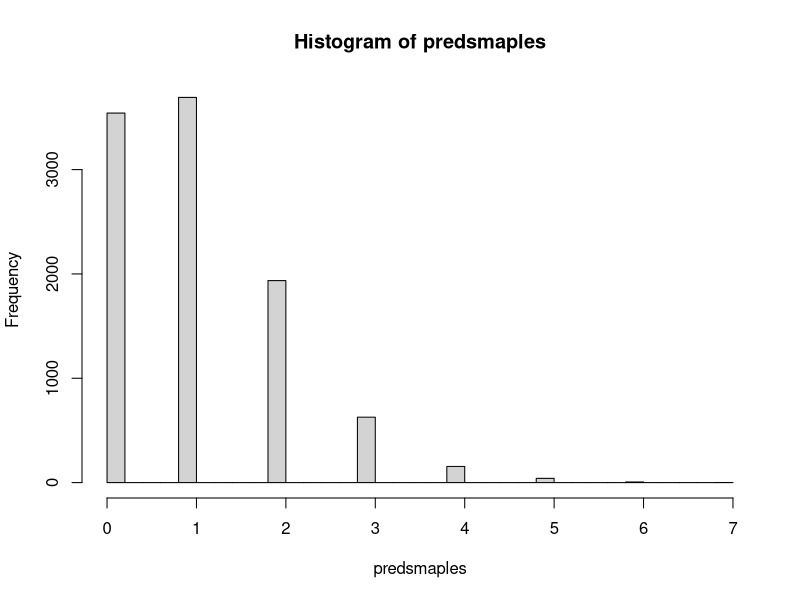

The R script that drew this image:
## ---- chunk 1
knitr::opts_chunk$set(echo = TRUE)
## ---- chunk 2
bid <- read.table("../data/eBayNumberOfBidderData.dat",header = TRUE)
## ---- chunk 3
poiglm <- glm(nBids ~ . - 1, data = bid, family = poisson(link = "log"))
summary(poiglm)
## ---- chunk 4
library(mvtnorm)

logprior <- function(beta, mu, sigma){
    dmvnorm(beta, mean = mu, sigma = sigma, log = TRUE)
}

loglikelihood <- function(beta, X, Y){
    linear_prediction <- t(X) %*% beta
    probabilities <- Y * linear_prediction - exp(linear_prediction)
    loglike <- sum(probabilities)

    ## if (abs(loglike) == Inf)
    ##     loglike = -20000

    loglike
}

## loglikelihood <- function(beta, X, Y) {
##   linear_prediction <- t(X) %*% beta
##   probs <- dpois(Y , lambda = exp(linear_prediction), log = TRUE)
##   sum(probs)
## }

logposterior <- function(beta, X, Y, prior_mu, prior_sigma){
    loglikelihood(beta, X, Y) + logprior(beta, prior_mu, prior_sigma)
}

X <- as.matrix(bid[,-1])
Y <- as.matrix(bid[,1])

mu <- rep(0, ncol(X))
sigma <- 100 * solve(t(X) %*% X)

optpost <- optim(par = matrix(rep(0, ncol(X)), ncol = 1),
                 fn = logposterior, method = "BFGS", hessian = TRUE,
                 X = t(X), Y = Y,
                 prior_mu= mu, prior_sigma = sigma,
                 control=list(fnscale=-1))
optpost$par

hessian <- optpost$hessian
## ---- chunk 5
optpost$par
t(coef(poiglm))
## ---- chunk 6
targetdensity <- function(theta, prior_mu, prior_sigma, X, Y, ...) {
    likelihood <- dpois(Y, lambda = exp(t(X) %*% t(theta)), log = TRUE)
    prior <- dmvnorm(theta, mean = prior_mu, sigma = prior_sigma, log = TRUE)
    sum(likelihood) + prior
}

proposaldensity <- function(x, mu, prop_sigma, ...){
    dmvnorm(x, mean = mu, sigma = prop_sigma, log = TRUE)
}

proposalsampler <- function(mu, prop_sigma, ...){
    matrix(rmvnorm(1, mean = mu, sigma = prop_sigma), nrow = 1)
}

metropolis_hastings <- function(prop_sampler, log_prop_func, log_targ_post_func, X0, iters, ...){
    x <- X0
    values <- matrix(0, ncol = length(X0), nrow = iters + 1)
    values[1,] <- X0

    alpha <- function(x, y, ...) {
        numerator <- log_targ_post_func(y, ...) + log_prop_func(x, y, ...)
        denominator <- log_targ_post_func(x, ...) + log_prop_func(y, x, ...)
        exp(numerator - denominator)
    }

    for (i in 1:iters) {
        y <- prop_sampler(x, ...)
        u <- runif(1)

        if (u < alpha(x, y, ...)) {
            x <- y
        }

        values[i+1,] <- x
    }

    values
}

iters <- 5000
X0 <- rep(0, times = ncol(X))

params <- list(
    prop_sampler = proposalsampler,
    log_prop_func = proposaldensity,
    log_targ_post_func = targetdensity,
    X0 = matrix(rep(0, times = ncol(X)), nrow = 1),
    iters = iters,
    X = t(X),
    Y = Y,
    prior_mu = rep(0, times = ncol(X)),
    prior_sigma = 100 * solve(t(X) %*% X),
    prop_sigma = 0.6 * -solve(hessian)
)

res <- do.call(metropolis_hastings, params)

colMeans(res)
## ---- chunk 7
Xpred <- matrix(c(1, 1, 1, 1, 0, 0, 0, 1, 0.5), nrow = 1)
predsmaples <- rpois(10000, lambda = exp(Xpred %*% t(res)))

mean(predsmaples == 0)
hist(predsmaples, breaks = 50)
